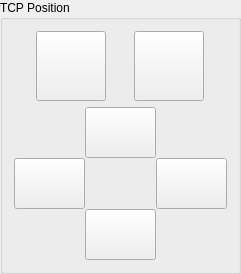
           <widget class="QGroupBox" name="groupBox_3">
            <property name="title">
             <string>TCP Position</string>
            </property>
            <layout class="QGridLayout" name="gridLayout_5">
             <item row="0" column="0">
              <layout class="QVBoxLayout" name="verticalLayout">
               <item>
                <layout class="QHBoxLayout" name="horizontalLayout_24">
                 <item>
                  <widget class="QPushButton" name="upTCPPosButton">
                   <property name="minimumSize">
                    <size>
                     <width>70</width>
                     <height>70</height>
                    </size>
                   </property>
                   <property name="maximumSize">
                    <size>
                     <width>70</width>
                     <height>70</height>
                    </size>
                   </property>
                   <property name="styleSheet">
                    <string notr="true">border-image: url(:/move-content/norm-up.png);

</string>
                   </property>
                   <property name="text">
                    <string/>
                   </property>
                  </widget>
                 </item>
                 <item>
                  <widget class="QPushButton" name="downTCPPosButton">
                   <property name="minimumSize">
                    <size>
                     <width>70</width>
                     <height>70</height>
                    </size>
                   </property>
                   <property name="maximumSize">
                    <size>
                     <width>70</width>
                     <height>70</height>
                    </size>
                   </property>
                   <property name="styleSheet">
                    <string notr="true">border-image: url(:/move-content/norm-down.png)</string>
                   </property>
                   <property name="text">
                    <string/>
                   </property>
                  </widget>
                 </item>
                </layout>
               </item>
               <item>
                <layout class="QGridLayout" name="gridLayout_2">
                 <property name="spacing">
                  <number>0</number>
                 </property>
                 <item row="0" column="1">
                  <widget class="QPushButton" name="skewedUpButton">
                   <property name="minimumSize">
                    <size>
                     <width>71</width>
                     <height>51</height>
                    </size>
                   </property>
                   <property name="maximumSize">
                    <size>
                     <width>71</width>
                     <height>51</height>
                    </size>
                   </property>
                   <property name="styleSheet">
                    <string notr="true">border-image: url(:/move-content/skewed-up.png)</string>
                   </property>
                   <property name="text">
                    <string/>
                   </property>
                  </widget>
                 </item>
                 <item row="1" column="0">
                  <widget class="QPushButton" name="skewedLeft">
                   <property name="minimumSize">
                    <size>
                     <width>71</width>
                     <height>51</height>
                    </size>
                   </property>
                   <property name="maximumSize">
                    <size>
                     <width>71</width>
                     <height>51</height>
                    </size>
                   </property>
                   <property name="styleSheet">
                    <string notr="true">border-image: url(:/move-content/skewed-left.png)</string>
                   </property>
                   <property name="text">
                    <string/>
                   </property>
                  </widget>
                 </item>
                 <item row="1" column="2">
                  <widget class="QPushButton" name="skewedRightButton">
                   <property name="minimumSize">
                    <size>
                     <width>71</width>
                     <height>51</height>
                    </size>
                   </property>
                   <property name="maximumSize">
                    <size>
                     <width>71</width>
                     <height>51</height>
                    </size>
                   </property>
                   <property name="styleSheet">
                    <string notr="true">border-image: url(:/move-content/skewed-right.png)</string>
                   </property>
                   <property name="text">
                    <string/>
                   </property>
                  </widget>
                 </item>
                 <item row="2" column="1">
                  <widget class="QPushButton" name="skewedDownButton">
                   <property name="minimumSize">
                    <size>
                     <width>71</width>
                     <height>51</height>
                    </size>
                   </property>
                   <property name="maximumSize">
                    <size>
                     <width>71</width>
                     <height>51</height>
                    </size>
                   </property>
                   <property name="styleSheet">
                    <string notr="true">border-image : url(:/move-content/skewed-down.png)</string>
                   </property>
                   <property name="text">
                    <string/>
                   </property>
                  </widget>
                 </item>
                </layout>
               </item>
              </layout>
             </item>
            </layout>
           </widget>
